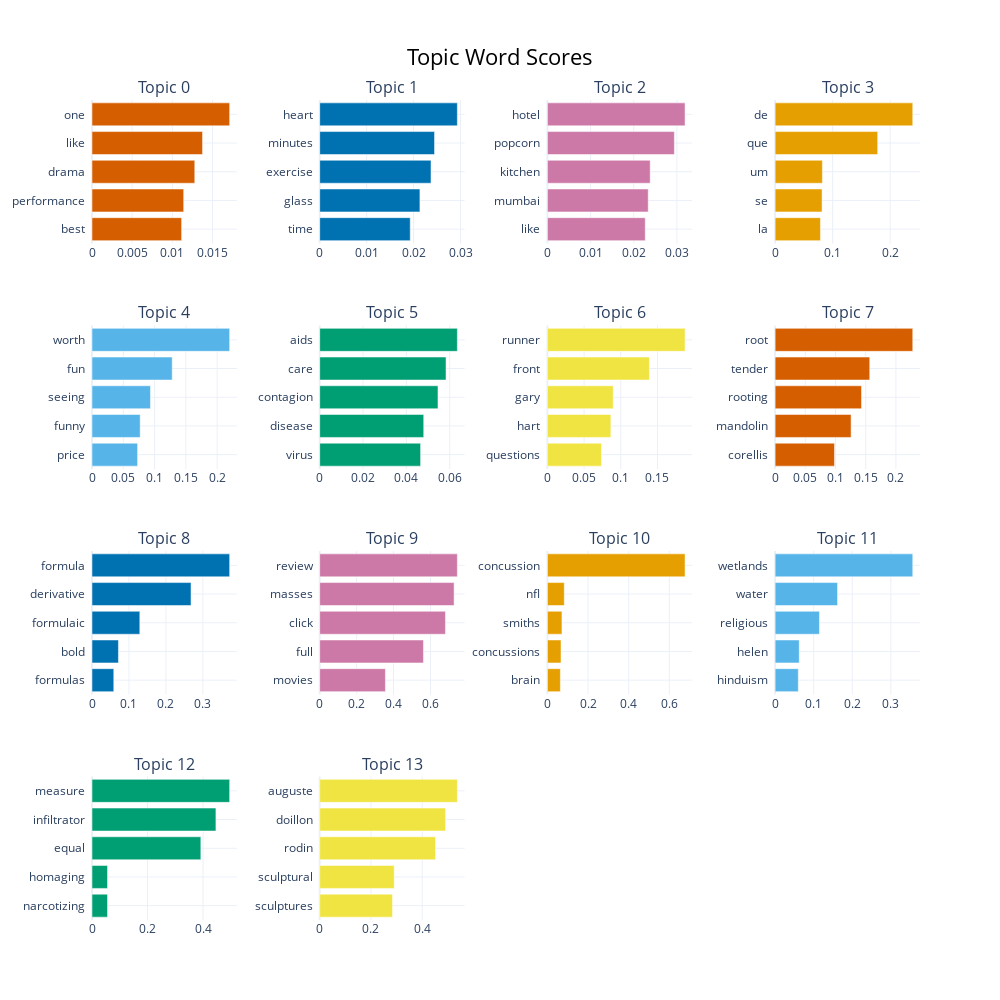

Notebook cell for this chart:
### Code cell
# Definire parole extra da rimuovere (articoli, congiunzioni, verbi comuni)
custom_stopwords = set([ "movie", "film", "cinema", "show", "episode", "series",
    "watch", "watched", "watching", "seen", "view",
    "good", "bad", "great", "awesome", "terrible", "amazing", "awful", "nice", "boring", "fantastic", "horrible",
    "story", "scene", "scenes", "character", "characters", "acting", "actor", "actress", "cast", "director", "script", "plot",
    "really", "very", "quite", "lot", "much", "many", "thing", "things", "kind of", "sort of"])


with open("reviews_200k_drama.txt", "r", encoding="utf-8") as f:
    lines = f.readlines()  # Legge tutte le righe come lista

df = pd.DataFrame({"reviewText": [line.strip() for line in lines]}) 


def preprocess_text(text):
    text = re.sub(r'[^\w\s]', '', text)  # Rimuovere punteggiatura
    words = word_tokenize(text)  # Tokenizzare il testo
    words = [word for word in words if word not in stop_words and word not in custom_stopwords]  # Rimuovere stopwords
    return " ".join(words)

# Applicare la pulizia al dataset
df["cleaned_text"] = df["reviewText"].dropna().astype(str).apply(preprocess_text)


# Inizializza il modello
topic_model = BERTopic(embedding_model="all-MiniLM-L6-v2", nr_topics=15, top_n_words=10)  # Più veloce di BERT standard

# Esegue il topic modeling sulle recensioni
topics, probs = topic_model.fit_transform(df["cleaned_text"].tolist())

# Mostra i principali topic trovati
print(topic_model.get_topic_info())

topic_model.visualize_barchart(top_n_topics=15).show()

# Salvare il modello
topic_model.save("topic_model_drama")

### Figure 1 — Plotly figure (JSON) as saved in the notebook; plotly's stock layout.template omitted (floating-point values rounded to 4 significant figures)
{"data": [{"marker": {"color": "#D55E00"}, "orientation": "h", "type": "bar", "x": [0.01116, 0.01142, 0.0128, 0.01376, 0.01714], "xaxis": "x", "y": ["best  ", "performance  ", "drama  ", "like  ", "one  "], "yaxis": "y"}, {"marker": {"color": "#0072B2"}, "orientation": "h", "type": "bar", "x": [0.01928, 0.02135, 0.02371, 0.02446, 0.02932], "xaxis": "x2", "y": ["time  ", "glass  ", "exercise  ", "minutes  ", "heart  "], "yaxis": "y2"}, {"marker": {"color": "#CC79A7"}, "orientation": "h", "type": "bar", "x": [0.02266, 0.02336, 0.02381, 0.02941, 0.03189], "xaxis": "x3", "y": ["like  ", "mumbai  ", "kitchen  ", "popcorn  ", "hotel  "], "yaxis": "y3"}, {"marker": {"color": "#E69F00"}, "orientation": "h", "type": "bar", "x": [0.07881, 0.08162, 0.08225, 0.1783, 0.2393], "xaxis": "x4", "y": ["la  ", "se  ", "um  ", "que  ", "de  "], "yaxis": "y4"}, {"marker": {"color": "#56B4E9"}, "orientation": "h", "type": "bar", "x": [0.07286, 0.07701, 0.09343, 0.1282, 0.22], "xaxis": "x5", "y": ["price  ", "funny  ", "seeing  ", "fun  ", "worth  "], "yaxis": "y5"}, {"marker": {"color": "#009E73"}, "orientation": "h", "type": "bar", "x": [0.04656, 0.04801, 0.05459, 0.0583, 0.06353], "xaxis": "x6", "y": ["virus  ", "disease  ", "contagion  ", "care  ", "aids  "], "yaxis": "y6"}, {"marker": {"color": "#F0E442"}, "orientation": "h", "type": "bar", "x": [0.07376, 0.0865, 0.08972, 0.1391, 0.1876], "xaxis": "x7", "y": ["questions  ", "hart  ", "gary  ", "front  ", "runner  "], "yaxis": "y7"}, {"marker": {"color": "#D55E00"}, "orientation": "h", "type": "bar", "x": [0.09828, 0.1258, 0.143, 0.1566, 0.2279], "xaxis": "x8", "y": ["corellis  ", "mandolin  ", "rooting  ", "tender  ", "root  "], "yaxis": "y8"}, {"marker": {"color": "#0072B2"}, "orientation": "h", "type": "bar", "x": [0.05892, 0.07152, 0.1294, 0.268, 0.3725], "xaxis": "x9", "y": ["formulas  ", "bold  ", "formulaic  ", "derivative  ", "formula  "], "yaxis": "y9"}, {"marker": {"color": "#CC79A7"}, "orientation": "h", "type": "bar", "x": [0.3559, 0.5621, 0.6812, 0.728, 0.7457], "xaxis": "x10", "y": ["movies  ", "full  ", "click  ", "masses  ", "review  "], "yaxis": "y10"}, {"marker": {"color": "#E69F00"}, "orientation": "h", "type": "bar", "x": [0.06385, 0.06692, 0.07165, 0.08302, 0.6775], "xaxis": "x11", "y": ["brain  ", "concussions  ", "smiths  ", "nfl  ", "concussion  "], "yaxis": "y11"}, {"marker": {"color": "#56B4E9"}, "orientation": "h", "type": "bar", "x": [0.06012, 0.06258, 0.115, 0.1619, 0.3568], "xaxis": "x12", "y": ["hinduism  ", "helen  ", "religious  ", "water  ", "wetlands  "], "yaxis": "y12"}, {"marker": {"color": "#009E73"}, "orientation": "h", "type": "bar", "x": [0.05591, 0.05591, 0.392, 0.4463, 0.4958], "xaxis": "x13", "y": ["narcotizing  ", "homaging  ", "equal  ", "infiltrator  ", "measure  "], "yaxis": "y13"}, {"marker": {"color": "#F0E442"}, "orientation": "h", "type": "bar", "x": [0.2842, 0.2908, 0.4523, 0.4915, 0.5372], "xaxis": "x14", "y": ["sculptures  ", "sculptural  ", "rodin  ", "doillon  ", "auguste  "], "yaxis": "y14"}], "layout": {"annotations": [{"font": {"size": 16}, "showarrow": false, "text": "Topic 0", "x": 0.0875, "xanchor": "center", "xref": "paper", "y": 1, "yanchor": "bottom", "yref": "paper"}, {"font": {"size": 16}, "showarrow": false, "text": "Topic 1", "x": 0.3625, "xanchor": "center", "xref": "paper", "y": 1, "yanchor": "bottom", "yref": "paper"}, {"font": {"size": 16}, "showarrow": false, "text": "Topic 2", "x": 0.6375, "xanchor": "center", "xref": "paper", "y": 1, "yanchor": "bottom", "yref": "paper"}, {"font": {"size": 16}, "showarrow": false, "text": "Topic 3", "x": 0.9125, "xanchor": "center", "xref": "paper", "y": 1, "yanchor": "bottom", "yref": "paper"}, {"font": {"size": 16}, "showarrow": false, "text": "Topic 4", "x": 0.0875, "xanchor": "center", "xref": "paper", "y": 0.725, "yanchor": "bottom", "yref": "paper"}, {"font": {"size": 16}, "showarrow": false, "text": "Topic 5", "x": 0.3625, "xanchor": "center", "xref": "paper", "y": 0.725, "yanchor": "bottom", "yref": "paper"}, {"font": {"size": 16}, "showarrow": false, "text": "Topic 6", "x": 0.6375, "xanchor": "center", "xref": "paper", "y": 0.725, "yanchor": "bottom", "yref": "paper"}, {"font": {"size": 16}, "showarrow": false, "text": "Topic 7", "x": 0.9125, "xanchor": "center", "xref": "paper", "y": 0.725, "yanchor": "bottom", "yref": "paper"}, {"font": {"size": 16}, "showarrow": false, "text": "Topic 8", "x": 0.0875, "xanchor": "center", "xref": "paper", "y": 0.45, "yanchor": "bottom", "yref": "paper"}, {"font": {"size": 16}, "showarrow": false, "text": "Topic 9", "x": 0.3625, "xanchor": "center", "xref": "paper", "y": 0.45, "yanchor": "bottom", "yref": "paper"}, {"font": {"size": 16}, "showarrow": false, "text": "Topic 10", "x": 0.6375, "xanchor": "center", "xref": "paper", "y": 0.45, "yanchor": "bottom", "yref": "paper"}, {"font": {"size": 16}, "showarrow": false, "text": "Topic 11", "x": 0.9125, "xanchor": "center", "xref": "paper", "y": 0.45, "yanchor": "bottom", "yref": "paper"}, {"font": {"size": 16}, "showarrow": false, "text": "Topic 12", "x": 0.0875, "xanchor": "center", "xref": "paper", "y": 0.175, "yanchor": "bottom", "yref": "paper"}, {"font": {"size": 16}, "showarrow": false, "text": "Topic 13", "x": 0.3625, "xanchor": "center", "xref": "paper", "y": 0.175, "yanchor": "bottom", "yref": "paper"}], "height": 1000, "hoverlabel": {"bgcolor": "white", "font": {"family": "Rockwell", "size": 16}}, "showlegend": false, "title": {"font": {"color": "Black", "size": 22}, "text": "Topic Word Scores", "x": 0.5, "xanchor": "center", "yanchor": "top"}, "width": 1000, "xaxis": {"anchor": "y", "domain": [0, 0.175], "showgrid": true}, "xaxis10": {"anchor": "y10", "domain": [0.275, 0.45], "showgrid": true}, "xaxis11": {"anchor": "y11", "domain": [0.55, 0.725], "showgrid": true}, "xaxis12": {"anchor": "y12", "domain": [0.825, 1], "showgrid": true}, "xaxis13": {"anchor": "y13", "domain": [0, 0.175], "showgrid": true}, "xaxis14": {"anchor": "y14", "domain": [0.275, 0.45], "showgrid": true}, "xaxis15": {"anchor": "y15", "domain": [0.55, 0.725], "showgrid": true}, "xaxis16": {"anchor": "y16", "domain": [0.825, 1], "showgrid": true}, "xaxis2": {"anchor": "y2", "domain": [0.275, 0.45], "showgrid": true}, "xaxis3": {"anchor": "y3", "domain": [0.55, 0.725], "showgrid": true}, "xaxis4": {"anchor": "y4", "domain": [0.825, 1], "showgrid": true}, "xaxis5": {"anchor": "y5", "domain": [0, 0.175], "showgrid": true}, "xaxis6": {"anchor": "y6", "domain": [0.275, 0.45], "showgrid": true}, "xaxis7": {"anchor": "y7", "domain": [0.55, 0.725], "showgrid": true}, "xaxis8": {"anchor": "y8", "domain": [0.825, 1], "showgrid": true}, "xaxis9": {"anchor": "y9", "domain": [0, 0.175], "showgrid": true}, "yaxis": {"anchor": "x", "domain": [0.825, 1], "showgrid": true}, "yaxis10": {"anchor": "x10", "domain": [0.275, 0.45], "showgrid": true}, "yaxis11": {"anchor": "x11", "domain": [0.275, 0.45], "showgrid": true}, "yaxis12": {"anchor": "x12", "domain": [0.275, 0.45], "showgrid": true}, "yaxis13": {"anchor": "x13", "domain": [0, 0.175], "showgrid": true}, "yaxis14": {"anchor": "x14", "domain": [0, 0.175], "showgrid": true}, "yaxis15": {"anchor": "x15", "domain": [0, 0.175], "showgrid": true}, "yaxis16": {"anchor": "x16", "domain": [0, 0.175], "showgrid": true}, "yaxis2": {"anchor": "x2", "domain": [0.825, 1], "showgrid": true}, "yaxis3": {"anchor": "x3", "domain": [0.825, 1], "showgrid": true}, "yaxis4": {"anchor": "x4", "domain": [0.825, 1], "showgrid": true}, "yaxis5": {"anchor": "x5", "domain": [0.55, 0.725], "showgrid": true}, "yaxis6": {"anchor": "x6", "domain": [0.55, 0.725], "showgrid": true}, "yaxis7": {"anchor": "x7", "domain": [0.55, 0.725], "showgrid": true}, "yaxis8": {"anchor": "x8", "domain": [0.55, 0.725], "showgrid": true}, "yaxis9": {"anchor": "x9", "domain": [0.275, 0.45], "showgrid": true}}}
